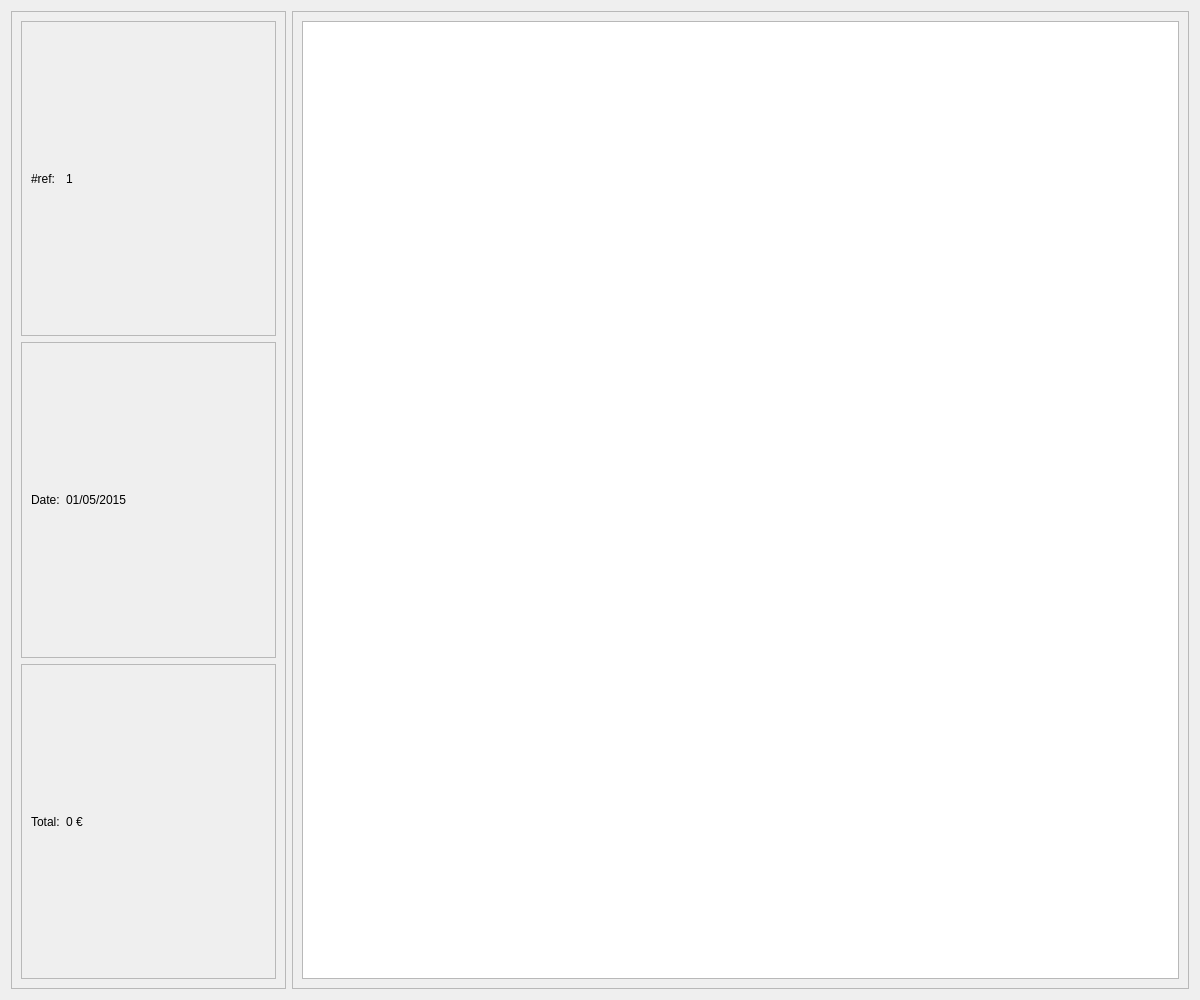
<?xml version="1.0" encoding="UTF-8"?>
<ui version="4.0">
 <class>AdminInvoiceDetails</class>
 <widget class="QWidget" name="AdminInvoiceDetails">
  <property name="geometry">
   <rect>
    <x>0</x>
    <y>0</y>
    <width>1200</width>
    <height>1000</height>
   </rect>
  </property>
  <property name="windowTitle">
   <string>Form</string>
  </property>
  <property name="styleSheet">
   <string notr="true"/>
  </property>
  <layout class="QHBoxLayout" name="horizontalLayout">
   <item>
    <widget class="QFrame" name="pruductListFrame">
     <property name="frameShape">
      <enum>QFrame::StyledPanel</enum>
     </property>
     <property name="frameShadow">
      <enum>QFrame::Raised</enum>
     </property>
     <layout class="QVBoxLayout" name="verticalLayout">
      <item>
       <widget class="QFrame" name="invoiceIdFrame">
        <property name="frameShape">
         <enum>QFrame::StyledPanel</enum>
        </property>
        <property name="frameShadow">
         <enum>QFrame::Raised</enum>
        </property>
        <layout class="QHBoxLayout" name="horizontalLayout_2">
         <item>
          <widget class="QLabel" name="invoiceIdLabel">
           <property name="text">
            <string>#ref:</string>
           </property>
          </widget>
         </item>
         <item>
          <widget class="QLabel" name="invoiceIdValueLabel">
           <property name="minimumSize">
            <size>
             <width>200</width>
             <height>0</height>
            </size>
           </property>
           <property name="text">
            <string>1</string>
           </property>
          </widget>
         </item>
        </layout>
       </widget>
      </item>
      <item>
       <widget class="QFrame" name="invoiceDateFrame">
        <property name="frameShape">
         <enum>QFrame::StyledPanel</enum>
        </property>
        <property name="frameShadow">
         <enum>QFrame::Raised</enum>
        </property>
        <layout class="QHBoxLayout" name="horizontalLayout_3">
         <item>
          <widget class="QLabel" name="invoiceDateLabel">
           <property name="text">
            <string>Date:</string>
           </property>
          </widget>
         </item>
         <item>
          <widget class="QLabel" name="invoiceDateValueLabel">
           <property name="minimumSize">
            <size>
             <width>200</width>
             <height>0</height>
            </size>
           </property>
           <property name="text">
            <string>01/05/2015</string>
           </property>
          </widget>
         </item>
        </layout>
       </widget>
      </item>
      <item>
       <widget class="QFrame" name="invoiceTotalFrame">
        <property name="frameShape">
         <enum>QFrame::StyledPanel</enum>
        </property>
        <property name="frameShadow">
         <enum>QFrame::Raised</enum>
        </property>
        <layout class="QHBoxLayout" name="horizontalLayout_4">
         <item>
          <widget class="QLabel" name="invoiceTotalLabel">
           <property name="text">
            <string>Total:</string>
           </property>
          </widget>
         </item>
         <item>
          <widget class="QLabel" name="invoiceTotalValueLabel">
           <property name="minimumSize">
            <size>
             <width>200</width>
             <height>0</height>
            </size>
           </property>
           <property name="text">
            <string>0 €</string>
           </property>
          </widget>
         </item>
        </layout>
       </widget>
      </item>
     </layout>
    </widget>
   </item>
   <item>
    <widget class="QFrame" name="invoiceInfoFrame">
     <property name="frameShape">
      <enum>QFrame::StyledPanel</enum>
     </property>
     <property name="frameShadow">
      <enum>QFrame::Raised</enum>
     </property>
     <layout class="QVBoxLayout" name="verticalLayout_2">
      <item>
       <widget class="QTableWidget" name="productTableWidget"/>
      </item>
     </layout>
    </widget>
   </item>
  </layout>
 </widget>
 <resources/>
 <connections/>
</ui>
